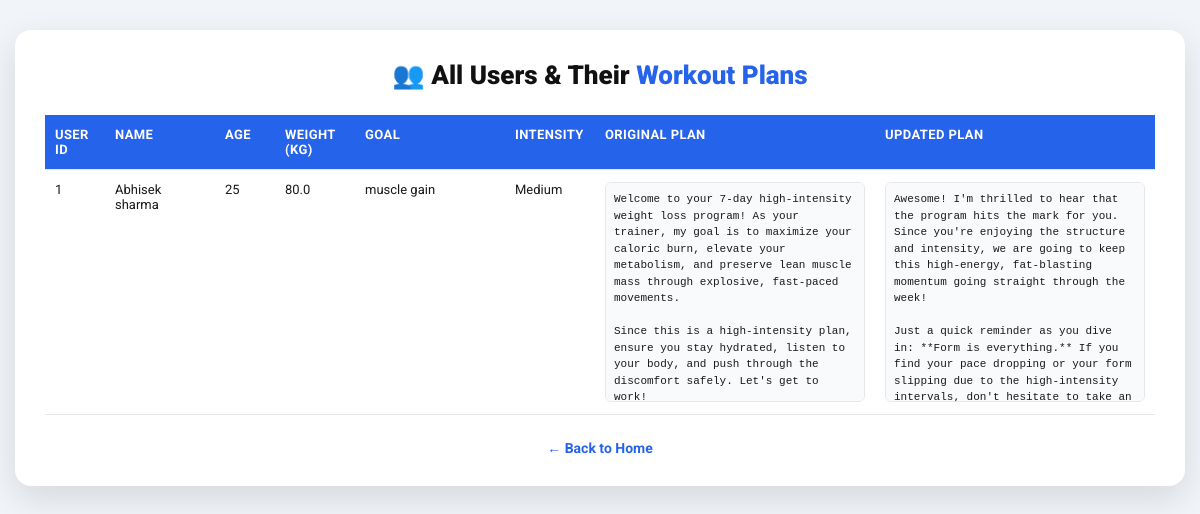
Screenshot of /view-all-users with the database file from the repository.
### app/models.py (models this page shows)
class User(Base):
    __tablename__ = "users"
    id = Column(Integer, primary_key=True, index=True)
    name = Column(String(100), nullable=False)
    age = Column(Integer, nullable=False)
    weight = Column(Float, nullable=False)
    goal = Column(String(255), nullable=False)
    intensity = Column(String(50), nullable=False)
    schedule = Column(Integer, default=7)
    plans = relationship(
        "WorkoutPlan",
        back_populates="user",
        cascade="all, delete-orphan"
    )

class WorkoutPlan(Base):
    __tablename__ = "plans"
    id = Column(Integer, primary_key=True, index=True)
    user_id = Column(Integer, ForeignKey("users.id"), nullable=False)
    original_plan = Column(Text, nullable=True)
    updated_plan = Column(Text, nullable=True)
    user = relationship("User", back_populates="plans")

### app/routes.py (the view)
@router.get("/view-all-users", response_class=HTMLResponse)
def view_all_users(request: Request):
    db = SessionLocal()
    try:
        users = db.query(User).all()
        user_data = []
        for user in users:
            plan = db.query(WorkoutPlan).filter(WorkoutPlan.user_id == user.id).first()
            user_data.append(
                {
                    "id": user.id,
                    "name": user.name,
                    "age": user.age,
                    "weight": user.weight,
                    "goal": user.goal,
                    "intensity": user.intensity,
                    "original_plan": plan.original_plan if plan else "N/A",
                    "updated_plan": plan.updated_plan
                    if plan and plan.updated_plan
                    else "Not updated",
                }
            )
    finally:
        db.close()
    return templates.TemplateResponse(
        request, "all_users.html", {"users": user_data}
    )

### app/templates/all_users.html (shortened to what this page needs)
<!DOCTYPE html>
<html lang="en">
<head>
</head>
<body>
  <div class="container">
    <h1>👥 All Users &amp; Their <span>Workout Plans</span></h1>
    {% if users and users|length > 0 %}
    <table>
      <thead>
        <tr>
          <th class="col-id">User ID</th>
          <th class="col-name">Name</th>
          <th class="col-age">Age</th>
          <th class="col-weight">Weight (kg)</th>
          <th class="col-goal">Goal</th>
          <th class="col-intensity">Intensity</th>
          <th>Original Plan</th>
          <th>Updated Plan</th>
        </tr>
      </thead>
      <tbody>
        {% for user in users %}
        <tr>
          <td>{{ user.id }}</td>
          <td>{{ user.name }}</td>
          <td>{{ user.age }}</td>
          <td>{{ user.weight }}</td>
          <td>{{ user.goal }}</td>
          <td>{{ user.intensity }}</td>
          <td><pre>{{ user.original_plan }}</pre></td>
          <td><pre>{{ user.updated_plan }}</pre></td>
        </tr>
        {% endfor %}
      </tbody>
    </table>
    {% else %}
    <div class="empty">No users registered yet. Generate a plan from the home page to get started.</div>
    {% endif %}
    <a class="back-link" href="/">← Back to Home</a>
  </div>
</body>
</html>

### app/templates/all_users.html (style rules this page uses)
* { box-sizing: border-box; margin: 0; padding: 0; }
body { font-family: 'Roboto', sans-serif; background: #f1f5f9; min-height: 100vh; padding: 30px 15px; color: #1a1a1a; }
.container { max-width: 1400px; margin: 0 auto; background: #fff; border-radius: 16px; padding: 30px; box-shadow: 0 12px 35px rgba(0,0,0,0.12); }
h1 { font-size: 26px; font-weight: 900; text-align: center; margin-bottom: 25px; color: #111; }
h1 span { color: #2563eb; }
table { width: 100%; border-collapse: collapse; font-size: 13px; table-layout: fixed; }
thead { background: #2563eb; color: #fff; }
th, td { padding: 12px 10px; text-align: left; border-bottom: 1px solid #e5e7eb; vertical-align: top; word-wrap: break-word; }
th { font-weight: 700; font-size: 13px; text-transform: uppercase; letter-spacing: 0.4px; }
pre { white-space: pre-wrap; word-wrap: break-word; font-family: 'Consolas', 'Monaco', monospace; font-size: 11px; line-height: 1.5; max-height: 220px; overflow-y: auto; background: #f9fafb; padding: 8px; border-radius: 6px; border: 1px solid #e5e7eb; margin: 0; }
.back-link { display: block; text-align: center; margin-top: 25px; color: #2563eb; font-weight: 700; text-decoration: none; font-size: 14px; }
.col-id { width: 60px; }
.col-name { width: 110px; }
.col-age { width: 60px; }
.col-weight { width: 80px; }
.col-goal { width: 150px; }
.col-intensity { width: 90px; }

### rows the page displays
User: name "Abhisek sharma", weight "80.0", goal "muscle gain", intensity "Medium"
WorkoutPlan: original_plan "Welcome to your 7-day high-intensity weight loss program! As your trainer, my goal is to maximize your caloric burn, elevate your metabolism, and preserve lean muscle mass through explosive, fast-paced movements. Since this is a high-intensity plan, ensure you stay hydrated, listen to your body, and push through the discomfort safely. Let's get to work!…", updated_plan "Awesome! I'm thrilled to hear that the program hits the mark for you. Since you're enjoying the structure and intensity, we are going to keep this high-energy, fat-blasting momentum going straight through the week! Just a quick reminder as you dive in: **Form is everything.** If you find your pace dropping or your form slipping due to the high-intensity intervals, don't hesitate to take an…"

### other values shown
{{ user.id }} "1"
{{ user.age }} "25"
